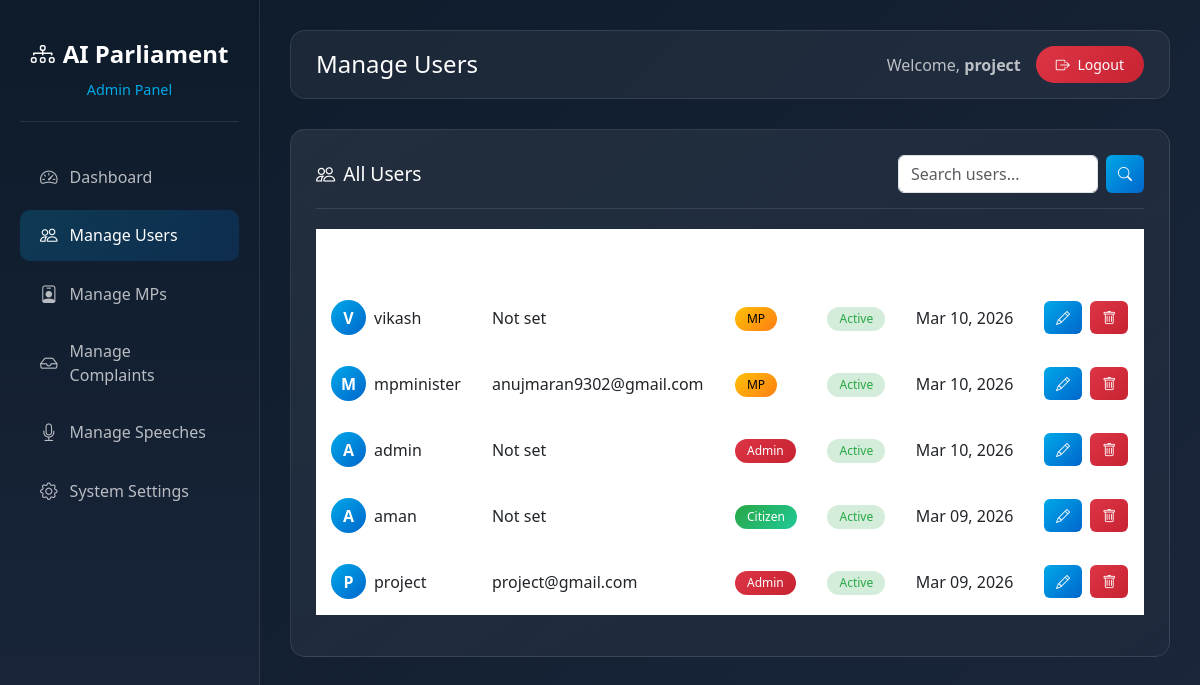
Page /admin-panel/users/ (signed in) on the committed database.
### accounts/models.py (models this page shows)
class User(AbstractUser):
    ROLE_CHOICES = (
        ('citizen','Citizen'),
        ('mp','MP'),
        ('admin','Admin'),
    )
    role = models.CharField(max_length=10,choices=ROLE_CHOICES)

### adminpanel/views.py (the view)
# urls.py: path('users/', views.manage_users, name='manage_users'),
@login_required
def manage_users(request):
    users = User.objects.all().order_by('-date_joined')
    return render(request, "adminpanel/users.html", {'users': users})

### adminpanel/templates/adminpanel/users.html (shortened to what this page needs)
{% extends 'adminpanel/base_admin.html' %}
{% load i18n %}
{% block page_title %}{% trans "Manage Users" %}{% endblock %}
{% block content %}
<div class="content-card">
    <div class="content-card-header">
        <h5 class="content-card-title">
            <i class="bi bi-people me-2"></i>{% trans "All Users" %}
        </h5>
        <div class="d-flex gap-2">
            <input type="text" class="form-control" placeholder="Search users..." style="width: 200px;">
            <button class="btn btn-primary btn-sm">
                <i class="bi bi-search"></i>
            </button>
        </div>
    </div>
    {% if users %}
    <div class="table-responsive">
        <table class="table">
            <thead>
                <tr>
                    <th>{% trans "Username" %}</th>
                    <th>{% trans "Email" %}</th>
                    <th>{% trans "Role" %}</th>
                    <th>{% trans "Status" %}</th>
                    <th>{% trans "Joined" %}</th>
                    <th>{% trans "Actions" %}</th>
                </tr>
            </thead>
            <tbody>
                {% for user in users %}
                <tr>
                    <td>
                        <div class="d-flex align-items-center">
                            <div class="user-avatar me-2">
                                {{ user.username|first|upper }}
                            </div>
                            {{ user.username }}
                        </div>
                    </td>
                    <td>{{ user.email|default:"Not set" }}</td>
                    <td>
                        {% if user.role == 'admin' %}
                            <span class="badge badge-admin">{% trans "Admin" %}</span>
                        {% elif user.role == 'mp' %}
                            <span class="badge badge-mp">{% trans "MP" %}</span>
                        {% else %}
                            <span class="badge badge-citizen">{% trans "Citizen" %}</span>
                        {% endif %}
                    </td>
                    <td>
                        {% if user.is_active %}
                            <span class="badge" style="background: rgba(40,167,69,0.2); color: #28a745;">Active</span>
                        {% else %}
                            <span class="badge" style="background: rgba(220,53,69,0.2); color: #dc3545;">Inactive</span>
                        {% endif %}
                    </td>
                    <td>{{ user.date_joined|date:"M d, Y" }}</td>
                    <td>
                        <button class="btn btn-sm btn-primary me-1">
                            <i class="bi bi-pencil"></i>
                        </button>
                        <button class="btn btn-sm btn-danger">
                            <i class="bi bi-trash"></i>
                        </button>
                    </td>
                </tr>
                {% endfor %}
            </tbody>
        </table>
    </div>
    {% else %}
    <div class="text-center py-5">
        <i class="bi bi-people" style="font-size: 4rem; color: rgba(255,255,255,0.2);"></i>
        <h5 class="mt-3">No users found</h5>
    </div>
    {% endif %}
</div>
{% endblock %}

### adminpanel/templates/adminpanel/base_admin.html (shortened to what this page needs)
{% load i18n %}
<!DOCTYPE html>
<html lang="en">
<head>
    <link href="https://cdn.jsdelivr.net/npm/bootstrap@5.3.0/dist/css/bootstrap.min.css" rel="stylesheet">
    <link href="https://cdn.jsdelivr.net/npm/bootstrap-icons@1.10.0/font/bootstrap-icons.css" rel="stylesheet">
</head>
<body>
    <div class="sidebar">
        <div class="sidebar-brand">
            <h4><i class="bi bi-diagram-3 me-2"></i>AI Parliament</h4>
            <span>Admin Panel</span>
        </div>
        <ul class="nav flex-column">
            <li class="nav-item">
                <a class="nav-link {% if request.resolver_match.url_name == 'admin_dashboard' %}active{% endif %}" href="{% url 'admin_dashboard' %}">
                    <i class="bi bi-speedometer2"></i> Dashboard
                </a>
            </li>
            <li class="nav-item">
                <a class="nav-link {% if request.resolver_match.url_name == 'manage_users' %}active{% endif %}" href="{% url 'manage_users' %}">
                    <i class="bi bi-people"></i> Manage Users
                </a>
            </li>
            <li class="nav-item">
                <a class="nav-link {% if request.resolver_match.url_name == 'manage_mps' %}active{% endif %}" href="{% url 'manage_mps' %}">
                    <i class="bi bi-person-badge"></i> Manage MPs
                </a>
            </li>
            <li class="nav-item">
                <a class="nav-link {% if request.resolver_match.url_name == 'manage_complaints' %}active{% endif %}" href="{% url 'manage_complaints' %}">
                    <i class="bi bi-inbox"></i> Manage Complaints
                </a>
            </li>
            <li class="nav-item">
                <a class="nav-link {% if request.resolver_match.url_name == 'manage_speeches' %}active{% endif %}" href="{% url 'manage_speeches' %}">
                    <i class="bi bi-mic"></i> Manage Speeches
                </a>
            </li>
            <li class="nav-item">
                <a class="nav-link" href="#">
                    <i class="bi bi-gear"></i> System Settings
                </a>
            </li>
        </ul>
    </div>
    <div class="main-content">
        <div class="top-bar">
            <h4>{% block page_title %}Dashboard{% endblock %}</h4>
            <div class="user-info">
                <span>Welcome, <strong>{{ user.username }}</strong></span>
                <a href="{% url 'logout' %}" class="btn btn-danger btn-sm">
                    <i class="bi bi-box-arrow-right me-1"></i> Logout
                </a>
            </div>
        </div>
        {% block content %}{% endblock %}
    </div>
</body>
</html>

### adminpanel/templates/adminpanel/base_admin.html (style rules this page uses)
:root { --primary: #0066cc; --secondary: #00a8e8; --dark: #0d1b2a; --light: #e8f4f8; }
* { margin: 0; padding: 0; box-sizing: border-box; }
body { font-family: 'Segoe UI', Tahoma, Geneva, Verdana, sans-serif; background: linear-gradient(135deg, #0d1b2a 0%, #1b263b 100%); min-height: 100vh; }
.sidebar { position: fixed; left: 0; top: 0; bottom: 0; width: 260px; background: linear-gradient(180deg, #0d1b2a 0%, #1b263b 100%); padding: 20px; border-right: 1px solid rgba(255,255,255,0.1); z-index: 1000; }
.sidebar-brand { padding: 20px 0; text-align: center; border-bottom: 1px solid rgba(255,255,255,0.1); margin-bottom: 30px; }
.sidebar-brand h4 { color: #fff; font-weight: 700; }
.sidebar-brand span { color: var(--secondary); font-size: 0.9rem; }
.nav-item { margin-bottom: 8px; }
.nav-link { color: rgba(255,255,255,0.7) !important; padding: 12px 20px !important; border-radius: 10px; transition: all 0.3s ease; display: flex; align-items: center; }
.nav-link:hover, .nav-link.active { background: linear-gradient(135deg, rgba(0,168,232,0.2), rgba(0,102,204,0.2)); color: #fff !important; }
.nav-link i { margin-right: 12px; font-size: 1.1rem; }
.main-content { margin-left: 260px; padding: 30px; min-height: 100vh; }
.top-bar { background: rgba(255,255,255,0.05); border: 1px solid rgba(255,255,255,0.1); border-radius: 15px; padding: 15px 25px; margin-bottom: 30px; display: flex; justify-content: space-between; align-items: center; }
.top-bar h4 { color: #fff; margin: 0; }
.user-info { display: flex; align-items: center; gap: 15px; }
.user-info span { color: rgba(255,255,255,0.7); }
.user-info .btn { padding: 8px 20px; border-radius: 20px; }
.content-card { background: linear-gradient(145deg, rgba(255,255,255,0.08), rgba(255,255,255,0.02)); border: 1px solid rgba(255,255,255,0.1); border-radius: 15px; padding: 25px; margin-bottom: 25px; }
.content-card-header { display: flex; justify-content: space-between; align-items: center; margin-bottom: 20px; padding-bottom: 15px; border-bottom: 1px solid rgba(255,255,255,0.1); }
.content-card-title { color: #fff; font-size: 1.2rem; margin: 0; }
.table { color: #fff; }
.table thead th { border-bottom: 2px solid rgba(255,255,255,0.2); color: rgba(255,255,255,0.7); font-weight: 600; padding: 15px; }
.table tbody td { border-bottom: 1px solid rgba(255,255,255,0.05); padding: 15px; vertical-align: middle; }
.badge { padding: 6px 12px; border-radius: 20px; font-weight: 500; }
.badge-admin { background: linear-gradient(135deg, #dc3545, #c82333); color: #fff; }
.badge-mp { background: linear-gradient(135deg, #ffc107, #fd7e14); color: #000; }
.badge-citizen { background: linear-gradient(135deg, #28a745, #20c997); color: #fff; }
.btn-primary { background: linear-gradient(135deg, var(--secondary), var(--primary)); border: none; padding: 10px 20px; border-radius: 10px; }
.btn-danger { background: linear-gradient(135deg, #dc3545, #c82333); border: none; padding: 8px 15px; border-radius: 8px; }
.btn-sm { padding: 6px 12px; border-radius: 6px; }

### adminpanel/templates/adminpanel/users.html (style rules this page uses)
.user-avatar { width: 35px; height: 35px; border-radius: 50%; background: linear-gradient(135deg, #00a8e8, #0066cc); display: flex; align-items: center; justify-content: center; color: #fff; font-weight: 600; }

### rows in the picture
User: username "project", username|first "P", email "project@gmail.com", is_active "Active", date_joined "Mar 09, 2026"
User: username|first "V", username "vikash", email "Not set", is_active "Active", date_joined "Mar 10, 2026"
User: username|first "M", username "mpminister", email "anujmaran9302@gmail.com", is_active "Active", date_joined "Mar 10, 2026"
User: username|first "A", username "admin", email "Not set", is_active "Active", date_joined "Mar 10, 2026"
User: username|first "A", username "aman", email "Not set", is_active "Active", date_joined "Mar 09, 2026"
